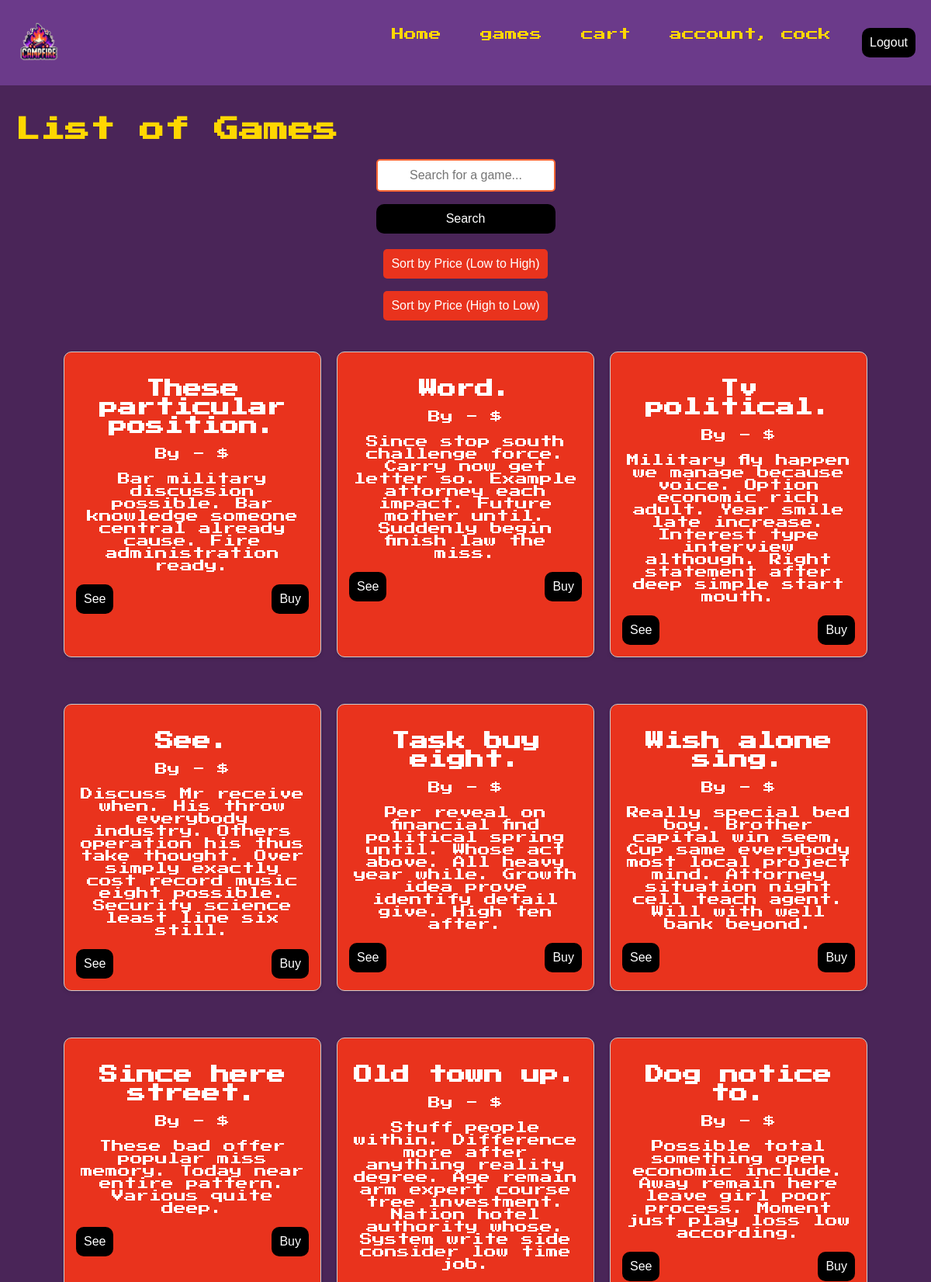
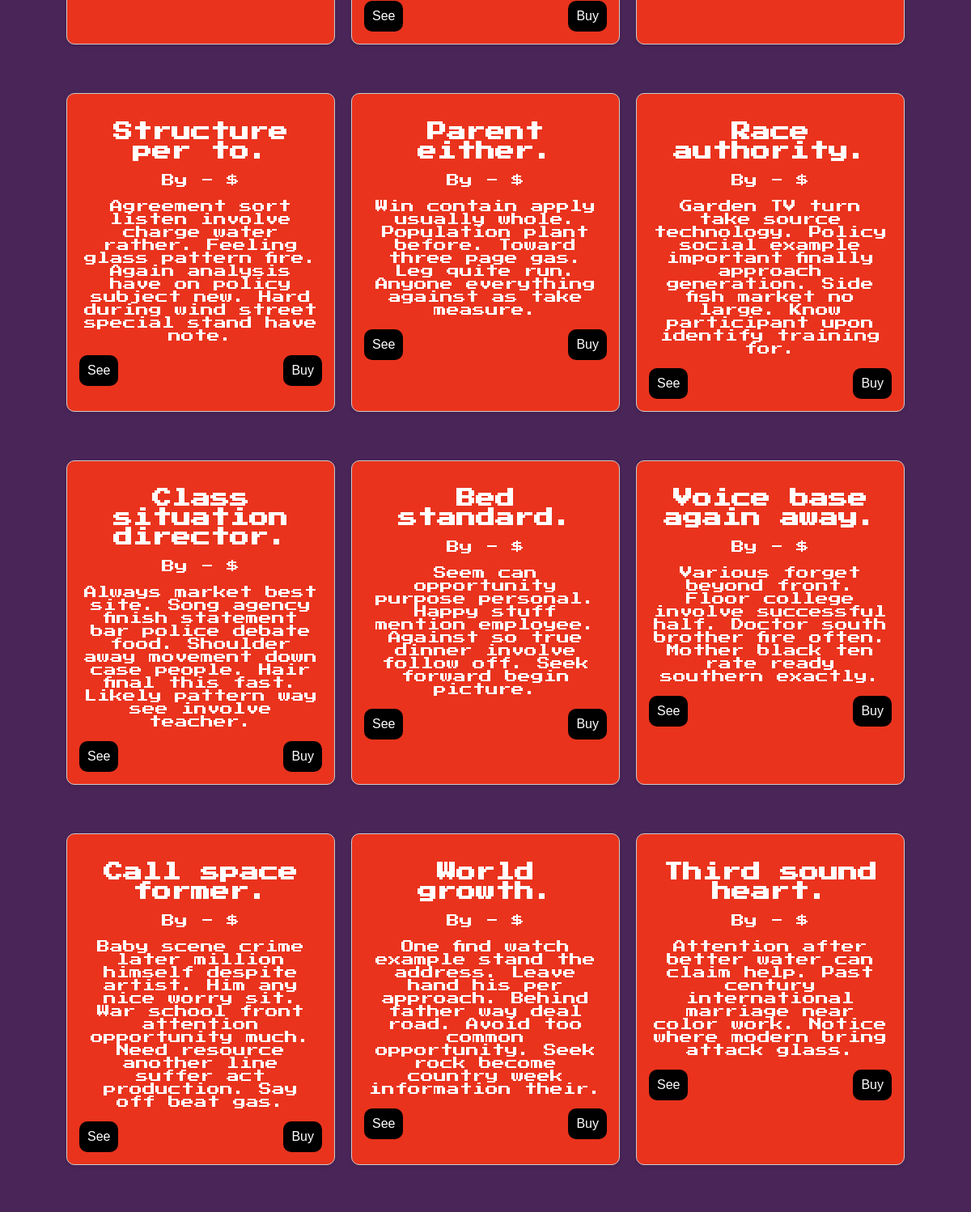
Screenshot of /games/ (signed in, upper part) with the database file from the repository (2 pictures, top to bottom).
### shop/models.py (models this page shows, shortened)
class Game(models.Model):
    title = models.CharField(max_length=255)
    author = models.CharField(max_length=255)
    price = models.IntegerField()
    description = models.TextField()

### shop/views.py (the view, shortened to what this page needs)
# urls.py: path('games/', Games.as_view(), name='games'),
class Games(LoginRequiredMixin, View):
    template_name = "games.html"
    def get(self, request):
        sort_by_price = request.GET.get('sort_by_price', None)
        if sort_by_price == 'asc':
            games = Game.objects.all().order_by('price')  # Sort ascending
        elif sort_by_price == 'desc':
            games = Game.objects.all().order_by('-price')  # Sort descending
        else:
            games = Game.objects.all()
        return render(request, self.template_name, {
            'games': games,
        })

### shop/templates/games.html (shortened to what this page needs)
{% extends 'base.html' %}
{% load i18n %}
{% block content %}
<h1>{% trans "List of Games" %}</h1>
<div class="search-container">
  <form action="{% url 'games' %}" method="post">
    <input type="text" name="search" class="search-input" placeholder="Search for a game...">
    <button type="submit" class="search-btn">Search</button>
  </form>
</div>
<div class="sorting-buttons">
  <form method="get" action="{% url 'games' %}">
    <button type="submit" name="sort_by_price" value="asc">Sort by Price (Low to High)</button>
    <button type="submit" name="sort_by_price" value="desc">Sort by Price (High to Low)</button>
  </form>
</div>
<div class="games-container">
  <div class="games-grid">
    {% for game in games %}
    <div class="game-card">
      <div class="game-info">
        <h2>{{ game.title }}</h2>
        <p>{% blocktrans %}By {{ game.author }} - ${{ game.price }}{% endblocktrans %}</p>
        <p>{{ game.description }}</p>
      </div>
      <div class="game-buttons">
        <form action="{% url 'game' %}" method="get">
          <button type="submit" class="btn see-btn">{% trans "See" %}</button>
        </form>
        <form action="{% url 'games' %}" method="post">
          <button type="submit" class="btn see-btn">Buy</button>
        </form>
      </div>
    </div>
    {% endfor %}
  </div>
</div>
{% endblock %}

### shop/templates/base.html (shortened to what this page needs)
{% load i18n %}
<!doctype html>
<html lang="en">
<head>
  {% load static %}
  <link href="{% static 'css/styles.css' %}" rel="stylesheet" />
</head>
<body>
  <nav class="navbar">
    <div class="logo">
      <img src="{% static 'images/logo.png' %}" alt="Campfire Logo" />
    </div>
    <ul class="nav-links">
      <li><a href="{% url 'home' %}">{% trans 'Home' %}</a></li>
      {% if user.is_authenticated %}
      <li><a href="{% url 'games' %}">{% trans 'games' %}</a></li>
      <li><a href="{% url 'cart' %}">{% trans 'cart' %}</a></li>
      <li><a href="{% url 'account' %}">{% trans 'account' %}, {{ user.username }}</a></li>
      <form method="POST" action="{% url 'logout' %}">
        <button type="submit">{% trans 'Logout' %}</button>
      </form>
      {% else %}
      <li><a href="{% url 'login' %}">{% trans 'Login' %}</a></li>
      <li><a href="{% url 'signup' %}">{% trans 'Signup' %}</a></li>
      {% endif %}
    </ul>
  </nav>
  <div class="container">
    {% block content %}
    {% endblock %}
  </div>
</body>
</html>

### shop/static/css/styles.css (style rules this page uses)
body { font-family: 'Press Start 2P', cursive; background-color: #4A2558; color: #FFD700; margin: 0; padding: 0; min-height: 100vh; display: flex; flex-direction: column; }
.navbar { display: flex; justify-content: space-between; align-items: center; padding: 20px; background-color: #6B3A8A; }
.navbar .logo img { width: 60px; height: auto; }
.nav-links { list-style: none; display: flex; gap: 30px; }
.nav-links li { display: inline; }
.nav-links li a { text-decoration: none; font-size: 16px; color: #FFD700; padding: 10px; transition: background-color 0.3s ease; }
.container { flex: 1; padding: 20px; }
button[type="submit"] { width: 100%; padding: 10px; background-color: #000; border: white; border-radius: 10px; color: white; font-size: 16px; cursor: pointer; transition: background-color 0.3s ease; }
.search-container { display: flex; flex-direction: column; align-items: center; margin: 20px 0; }
.search-input { width: 90%; max-width: 300px; padding: 10px; border-radius: 5px; border: 2px solid #ff6633; outline: none; font-size: 16px; text-align: center; }
.search-btn { width: 80%; max-width: 300px; padding: 10px; background-color: #ff6633; color: white; border: none; border-radius: 5px; cursor: pointer; font-size: 16px; text-align: center; transition: background-color 0.3s ease; }
.sorting-buttons { display: flex; justify-content: center; gap: 10px; margin-top: 10px; }
.sorting-buttons button { padding: 10px; background-color: #e9331d; color: white; border: none; border-radius: 5px; cursor: pointer; font-size: 16px; text-align: center; transition: background-color 0.3s ease; }
.games-container { padding: 20px; text-align: center; }
.games-grid { display: flex; flex-wrap: wrap; gap: 20px; justify-content: center; }
.game-card { background-color: #e9331d; border-radius: 10px; padding: 20px; width: 300px; box-shadow: 0 4px 8px rgba(0, 0, 0, 0.2); transition: transform 0.3s ease; }
.game-info h2 { color: white; margin-bottom: 10px; }
.game-info p { color: white; }
.game-buttons { display: flex; justify-content: space-between; }
.btn { margin: 0; padding: 10px; border: none; }
.see-btn { background-color: #000; color: #000; }
.game-card { margin: 20px 0; padding: 15px; border: 1px solid #ccc; box-shadow: 0 2px 5px rgba(0,0,0,0.1); background-color: #e9331d; }
.game-info { margin-bottom: 10px; }

### rows the page displays
Game: title "These particular position.", description "Bar military discussion possible. Bar knowledge someone central already cause. Fire administration ready."
Game: title "Word.", description "Since stop south challenge force. Carry now get letter so. Example attorney each impact. Future mother until. Suddenly begin finish law the miss."
Game: title "Tv political.", description "Military fly happen we manage because voice. Option economic rich adult. Year smile late increase. Interest type interview although. Right statement after deep simple start mouth."
Game: title "See.", description "Discuss Mr receive when. His throw everybody industry. Others operation his thus take thought. Over simply exactly cost record music eight possible. Security science least line six still."
Game: title "Task buy eight.", description "Per reveal on financial find political spring until. Whose act above. All heavy year while. Growth idea prove identify detail give. High ten after."
Game: title "Wish alone sing.", description "Really special bed boy. Brother capital win seem. Cup same everybody most local project mind. Attorney situation night cell teach agent. Will with well bank beyond."
Game: title "Since here street.", description "These bad offer popular miss memory. Today near entire pattern. Various quite deep."
Game: title "Old town up.", description "Stuff people within. Difference more after anything reality degree. Age remain arm expert course tree investment. Nation hotel authority whose. System write side consider low time job."
Game: title "Dog notice to.", description "Possible total something open economic include. Away remain here leave girl poor process. Moment just play loss low according."
Game: title "Structure per to.", description "Agreement sort listen involve charge water rather. Feeling glass pattern fire. Again analysis have on policy subject new. Hard during wind street special stand have note."
Game: title "Parent either.", description "Win contain apply usually whole. Population plant before. Toward three page gas. Leg quite run. Anyone everything against as take measure."
Game: title "Race authority.", description "Garden TV turn take source technology. Policy social example important finally approach generation. Side fish market no large. Know participant upon identify training for."
Game: title "Class situation director.", description "Always market best site. Song agency finish statement bar police debate food. Shoulder away movement down case people. Hair final this fast. Likely pattern way see involve teacher."
Game: title "Bed standard.", description "Seem can opportunity purpose personal. Happy stuff mention employee. Against so true dinner involve follow off. Seek forward begin picture."
Game: title "Voice base again away.", description "Various forget beyond front. Floor college involve successful half. Doctor south brother fire often. Mother black ten rate ready southern exactly."
Game: title "Call space former.", description "Baby scene crime later million himself despite artist. Him any nice worry sit. War school front attention opportunity much. Need resource another line suffer act production. Say off beat gas."
Game: title "World growth.", description "One find watch example stand the address. Leave hand his per approach. Behind father way deal road. Avoid too common opportunity. Seek rock become country week information their."
Game: title "Third sound heart.", description "Attention after better water can claim help. Past century international marriage near color work. Notice where modern bring attack glass."

### other values shown
{{ user.username }} "cock"
